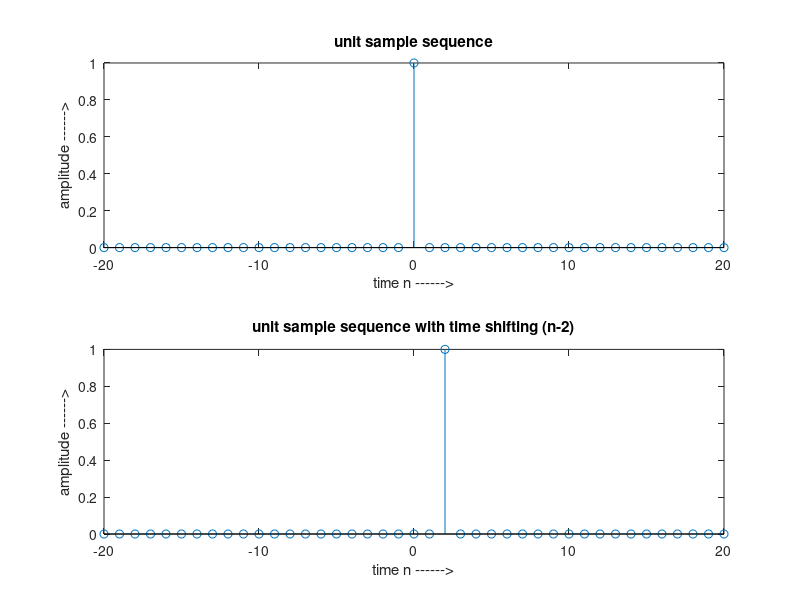

The MATLAB script that drew this image:
clc;
n=-20:20;                           % The colon operator (first:last) generates a 1-by-n matrix (or vector) of sequential numbers
                                    % from the first value to the last.
                                    % The default sequence is made up of incremental values, each 1 greater than the previous one:
                                    % A = 10:15
                                    % A = 10    11    12    13    14    15       
                                    
L=length(n);    
for i=1:L
    if n(i)==0
        x(i)=1;
    else
        x(i)=0;
    end;
end;
subplot(2,1,1);                     % subplot() function is used to create a figure containing multiple plots.
                                    % The subplot function takes three inputs. The first two inputs, m and n, divide the current figure
                                    % into an m by n grid. The third input specifies the position in the grid where the new axes are created.
                                    % The grid position specified by the third input is a row-based index.
stem(n,x);
xlabel('time n ------>');
ylabel('amplitude ------>');
title('unit sample sequence');
for i=1:L
    if n(i)==2
        x(i)=1;
    else
        x(i)=0;
    end;
end;
subplot(2,1,2);
stem(n,x);
xlabel('time n ------>');
ylabel('amplitude ------>');
title('unit sample sequence with time shifting (n-2)');